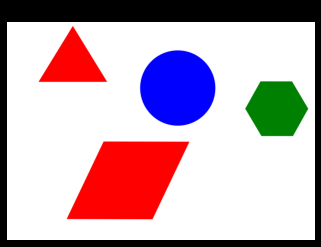
#> input picture Image_Segmentation/ShapeDetection/input.jpg, 321 x 247 px
$ python main.py
#> lines starting #> are read from the running program, lines starting #| are printed output that depends on the picture; after the words box and inside, x2 and y2 are one past the last pixel; in counts of white or black regions, pixels touching at a corner belong together
import cv2 as cv
import numpy as np
from matplotlib import pyplot as plt


def main():
    image = cv.imread('input.jpg')
#> image is the input picture: shape (247, 321, 3); mean B, G, R 180, 169.9, 193.3
    # converting image into grayscale image
    gray = cv.cvtColor(image, cv.COLOR_BGR2GRAY)
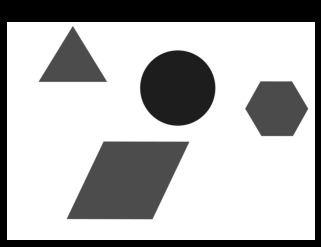
#> gray: shape (247, 321); min 0, max 255, mean 178


    # setting threshold of gray image
    _, threshold = cv.threshold(gray, 127, 255, cv.THRESH_BINARY)
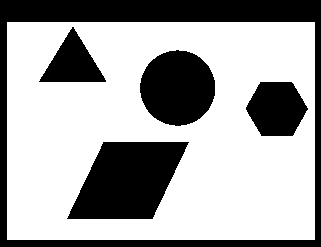
#> threshold: shape (247, 321); 65.2% white; 5 black regions
    # using a findContours() function
    contours, _ = cv.findContours(
        threshold, cv.RETR_TREE, cv.CHAIN_APPROX_SIMPLE)
#> contours = 5 contours; box (x1, y1, x2, y2) and area: (7, 22, 315, 240) 66619, (66, 141, 190, 220) 6742, (139, 49, 216, 127) 4537, (245, 81, 309, 137) 2622, (38, 26, 107, 83) 1986


    i = 0
    # list for storing names of shapes
    for contour in contours:
        # here we are ignoring first counter because
        # findcontour function detects whole image as shape
        if i == 0:
            i = 1
            continue

        # cv.approxPloyDP() function to approximate the shape
        approx = cv.approxPolyDP(
            contour, 0.01 * cv.arcLength(contour, True), True)

        # using drawContours() function
        cv.drawContours(image, [contour], 0, (0, 0, 255), 5)

        # finding center point of shape
        M = cv.moments(contour)
        if M['m00'] != 0.0:
            x = int(M['m10']/M['m00'])
            y = int(M['m01']/M['m00'])

        # putting shape name at center of each shape
        if len(approx) == 3:
            cv.putText(image, 'Triangle', (x, y),
                        cv.FONT_HERSHEY_SIMPLEX, 0.6, (255, 255, 255), 2)

        elif len(approx) == 4:
            cv.putText(image, 'Quadrilateral', (x, y),
                        cv.FONT_HERSHEY_SIMPLEX, 0.6, (255, 255, 255), 2)

        elif len(approx) == 5:
            cv.putText(image, 'Pentagon', (x, y),
                        cv.FONT_HERSHEY_SIMPLEX, 0.6, (255, 255, 255), 2)

        elif len(approx) == 6:
            cv.putText(image, 'Hexagon', (x, y),
                        cv.FONT_HERSHEY_SIMPLEX, 0.6, (255, 255, 255), 2)

        else:
            cv.putText(image, 'circle', (x, y),
                        cv.FONT_HERSHEY_SIMPLEX, 0.6, (255, 255, 255), 2)
#> this loop made 5 passes
#> (approx, x, y) on passes 2, 5: ([[103, 141], [189, 142], [152, 219], [66, 218]], 127, 180), ([[38, 81], [72, 26], [106, 80]], 72, 62)
#> (x, y) on passes 3 to 4: (276, 108), (177, 87)
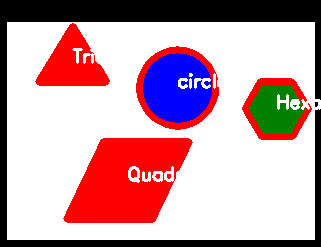
#> image: shape (247, 321, 3); 7.81% of pixels changed, all inside (x1, y1, x2, y2) = (35, 23, 321, 223)
#> after the loop, i = 1

    # displaying the image after drawing contours
    cv.imshow('shapes', image)
    cv.imwrite('detected.png', image)

    cv.waitKey(0)
    cv.destroyAllWindows()


if __name__ == "__main__":
    main()
